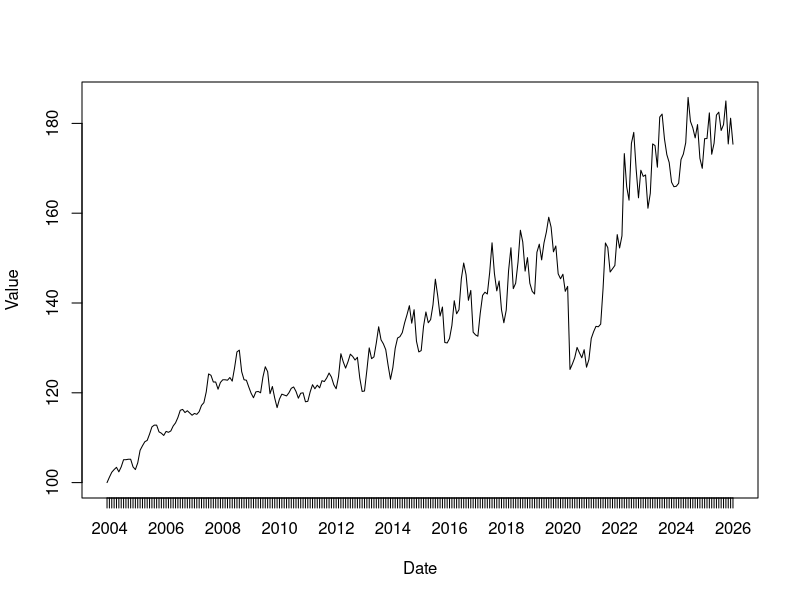
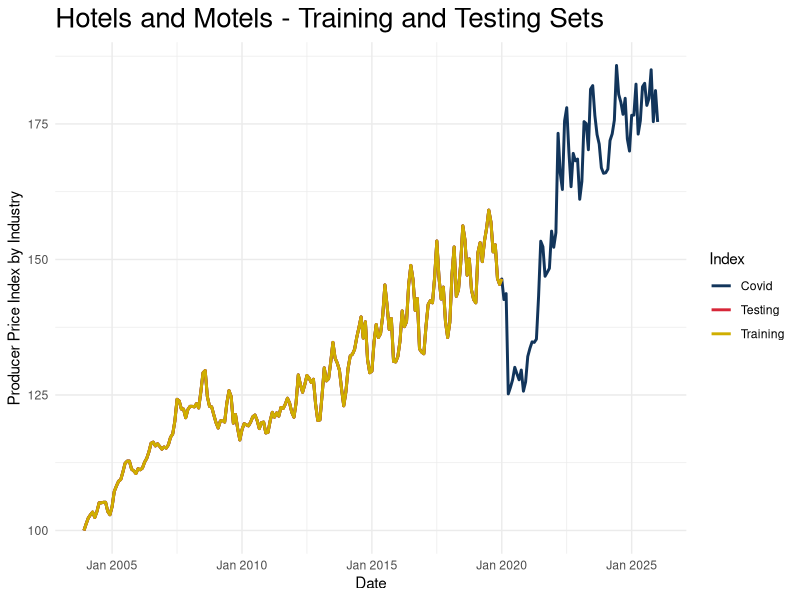
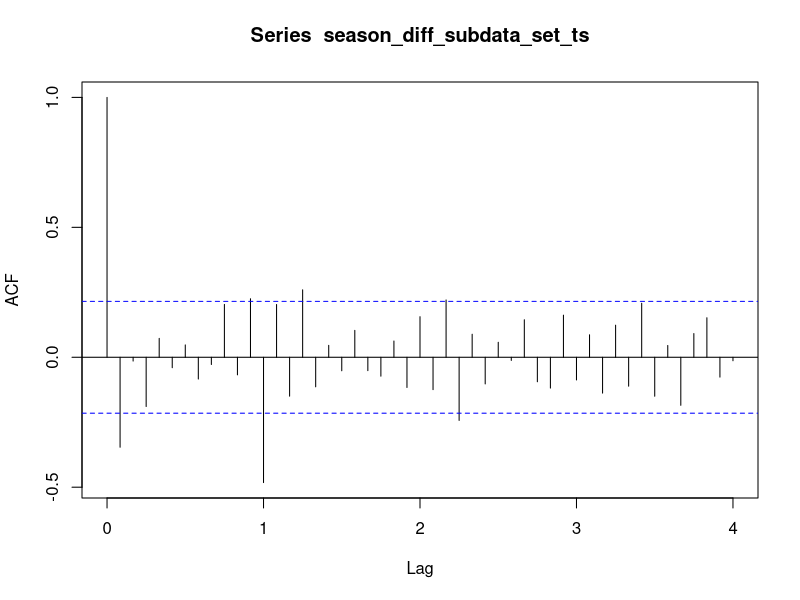
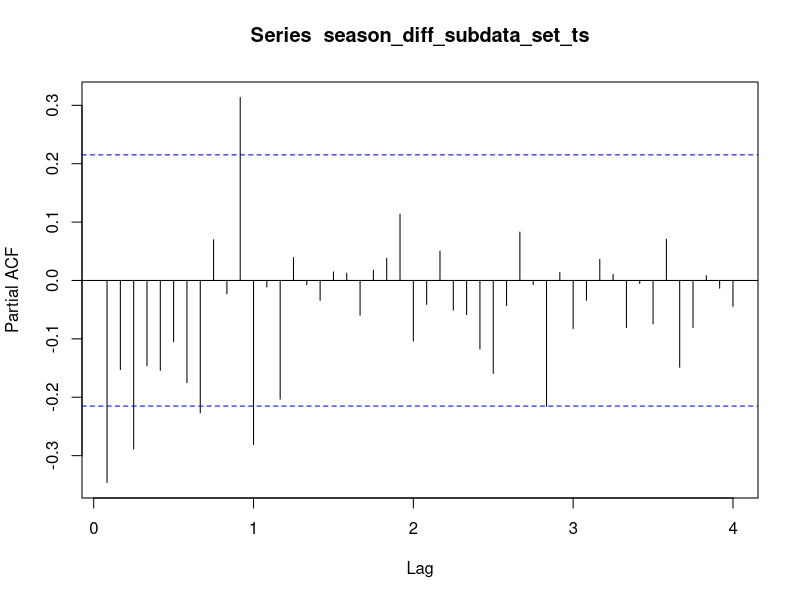
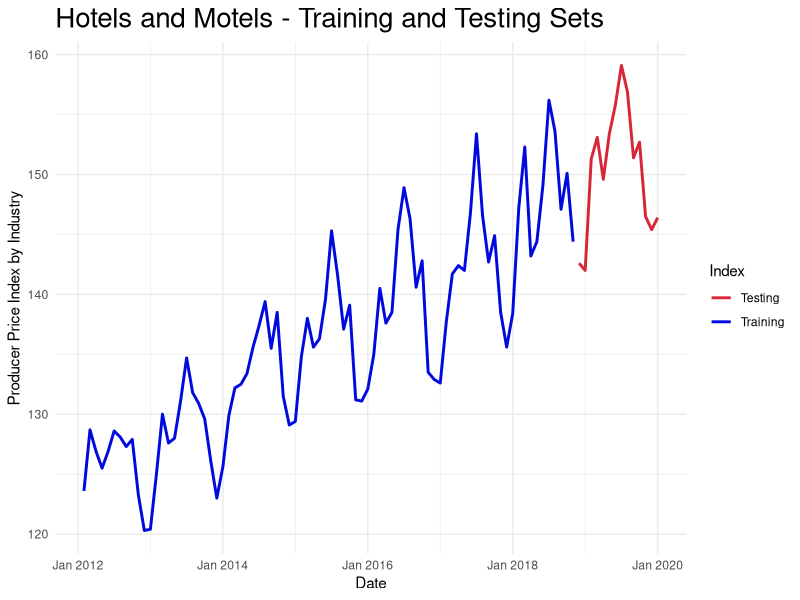

Recreate these plots in R, in order. (Note: this script raises an error after producing the figures.)
#LIBRARIES

library(zoo)
library(ggplot2)
library(forecast)
library(Metrics)

###############################################                         
###############################################
####                                       ####
####       SIMULATING OUR MAIN DATA        ####
####                                       ####
###############################################
###############################################

joba <- read.csv('PCU721110721110 (2).csv')

names(joba)[1] <- 'Date'
names(joba)[2] <- 'Value'


joba$Date <- as.yearmon(joba$Date)


test_set_end <- as.yearmon("May 2020")
test_set_start <- as.yearmon("Feb 2020")

training_set <- subset(joba, Date < test_set_start)
test_set <- subset(joba, Date < test_set_start) #as.yearmon("Oct 2019")


plot(joba, type = 'l')


ggplot() +
  geom_line(data = joba, aes(x = Date, y = Value, color = "Covid"), size = 1) +
  geom_line(data = test_set, aes(x = Date, y = Value, color = "Testing"), size = 1) +
  geom_line(data = training_set, aes(x = Date, y = Value, color = "Training"), size = 1) +
  labs(
    title = "Hotels and Motels - Training and Testing Sets",
    x = "Date",
    y = "Producer Price Index by Industry"
  ) +
  scale_color_manual(values = c("Covid" = "#12355B", "Testing" = "#D72638", "Training" = "#CFAE00"), name = "Index") +
  theme_minimal() +
  theme(plot.title = element_text(size = 20))




###############################################                         
###############################################
####                                       ####
####         WORKING WITH A SUBSET         ####
####         (PRILIMINARY ANALYSIS)        ####
####                                       ####
###############################################
###############################################



cut_subdata_start <- as.yearmon("Jan 2012")

subdata_set <- subset(training_set, Date > cut_subdata_start)



subdata_set_ts <- ts(subdata_set$Value, frequency = 12)
diff_subdata_set_ts <- diff(subdata_set_ts)
season_diff_subdata_set_ts <- diff(diff_subdata_set_ts, 12)

acf(season_diff_subdata_set_ts, lag.max = 48)
pacf(season_diff_subdata_set_ts, lag.max = 48)



###############################################                         
###############################################
####                                       ####
####          FORECASTING SUBSET           ####
####      (TRAININ AND TEST SUBSETS)       ####
####                                       ####
###############################################
###############################################

cut_subdata_end <- as.yearmon("Dec 2018")

training_set <- subset(subdata_set, Date < cut_subdata_end)
test_set <- subset(subdata_set, Date >= cut_subdata_end)

ts_training_set <- ts(training_set$Value, frequency = 12)


ggplot() +
  geom_line(data = test_set, aes(x = Date, y = Value, color = "Testing"), size = 1) +
  geom_line(data = training_set, aes(x = Date, y = Value, color = "Training"), size = 1) +
  labs(
    title = "Hotels and Motels - Training and Testing Sets",
    x = "Date",
    y = "Producer Price Index by Industry"
  ) +
  scale_color_manual(values = c("Testing" = "#D72638", "Training" = "#000ADE"), name = "Index") +
  theme_minimal() +
  theme(plot.title = element_text(size = 20))


#ma3 <- Arima(ts_training_set, order = c(12,2,5), seasonal = TRUE)

#ma3_forecast <- forecast(ma3, h = nrow(test_set)) 

#Maframe <- data.frame(
#  Date = test_set$Date,
#  MA3 = ma3_forecast$mean)




ggplot() +
  geom_line(data = test_set, aes(x = Date, y = Value, color = "Testing"), size = 1) +
  geom_line(data = training_set, aes(x = Date, y = Value, color = "Training"), size = 1) +
  geom_line(data = Maframe, aes(x = Date, y = MA3, color = "Ma6"), size = 1) +
  labs(
    title = "Hotels and Motels - Training and Testing Sets",
    x = "Date",
    y = "Producer Price Index by Industry"
  ) +
  scale_color_manual(values = c("Testing" = "#D72638", "Training" = "#000ADE", "Ma6" = "#D6B304"), name = "Index") +
  theme_minimal() +
  theme(plot.title = element_text(size = 20))




###############################################                         
###############################################
####                                       ####
####          FORECASTING SUBSET           ####
####   (EXPONENTIAL SMOOTHING ESTIMATES)   ####
####                                       ####
###############################################
###############################################


ses <- HoltWinters(ts_training_set, beta = FALSE, gamma = FALSE)
des <- HoltWinters(ts_training_set, gamma = FALSE)
tes <- HoltWinters(ts_training_set)


ses_forecast <- forecast(ses, h = nrow(test_set))
des_forecast <- forecast(des, h = nrow(test_set))
tes_forecast <- forecast(tes, h = nrow(test_set))



exp_forecasting <- data.frame(
  Date = test_set$Date,
  SES = ses_forecast$mean,
  DES = des_forecast$mean,
  TES = tes_forecast$mean
)


ggplot() +
  geom_line(data = test_set, aes(x = Date, y = Value, color = "Testing"), size = 1) +
  geom_line(data = training_set, aes(x = Date, y = Value, color = "Training"), size = 1) +
  geom_line(data = exp_forecasting, aes(x = Date, y = SES, color = "SES"), size = 1) +
  geom_line(data = exp_forecasting, aes(x = Date, y = DES, color = "DES"), size = 1) +
  geom_line(data = exp_forecasting, aes(x = Date, y = TES, color = "TES"), size = 1) +
  labs(
    title = "Hotels and Motels - Training and Testing Sets",
    x = "Date",
    y = "Producer Price Index by Industry"
  ) +
  scale_color_manual(values = c("Testing" = "#D72638", "Training" = "#000ADE",
                                "TES" = "#85D602", "DES" = "#D67A02", "SES" = "#D6BA02"), name = "Index") +
  theme_minimal() +
  theme(plot.title = element_text(size = 20))



###############################################                         
###############################################
####                                       ####
####     SIMULATION ON THE MAIN DATA       ####
####                                       ####
###############################################
###############################################

sub_after <- subset(training_set, Date <= cut_subdata_start)
ts_subdata_set <- ts(subdata_set$Value, frequency = 12)




tes_full <- HoltWinters(ts_subdata_set)
tes_full_forecast <- forecast(tes_full, h = nrow(test_set))

final_forecast <- data.frame(
  Date = test_set$Date,
  TES = tes_full_forecast$mean
)


ggplot() +
  geom_line(data = joba, aes(x = Date, y = Value, color = "Data"), size = 1) +
  geom_line(data = final_forecast, aes(x = Date, y = TES, color = "TES"), size = 1) +
  labs(
    title = "Hotels and Motels - Training and Testing Sets",
    x = "Date",
    y = "Producer Price Index by Industry"
  ) +
  scale_color_manual(values = c("Data" = "#000ADE","TES" = "#D72638"), name = "Index") +
  theme_minimal() +
  theme(plot.title = element_text(size = 20))
